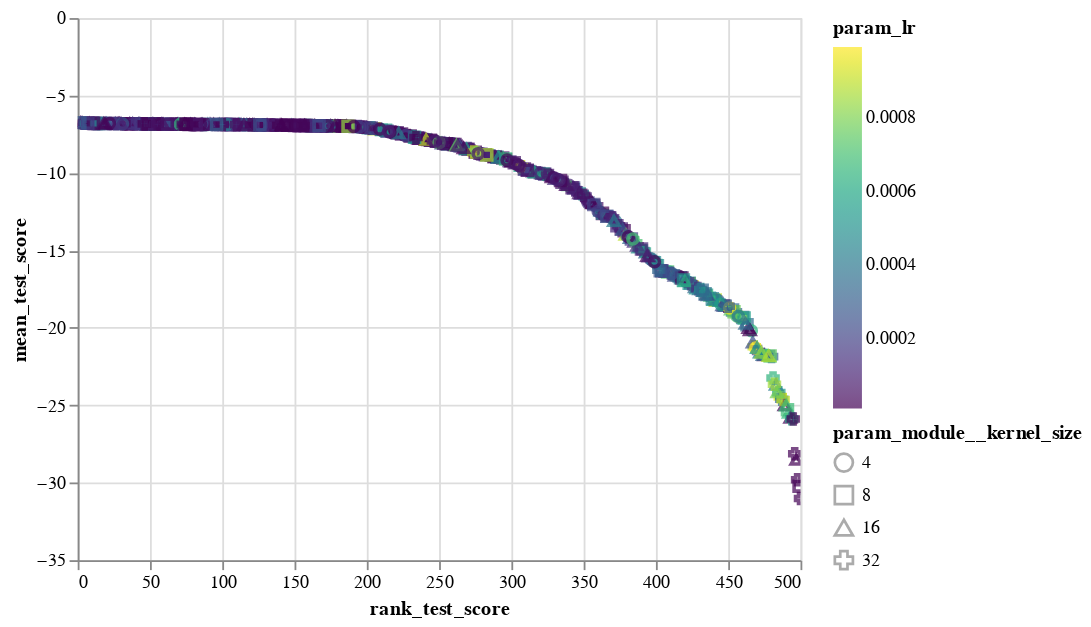

Source (notebook cell):
### Code cell
alt.Chart(sm_res_df).mark_point().encode(
    x='rank_test_score:Q',
    y='mean_test_score:Q',
    color=alt.Color('param_lr:Q',scale=alt.Scale(scheme='viridis')),
#     column='param_module__num_filters:N',
#     detail='model_desc:N',
    shape="param_module__kernel_size:N"
    
).interactive()

### Figure 1 — Vega-Lite specification as saved in the notebook (floating-point values rounded to 4 significant figures; data arrays with more than 128 entries replaced by an {"elided": "..."} marker saying what was removed)
{"config": {"view": {"continuousWidth": 400, "continuousHeight": 300}}, "data": {"name": "data-47d73837ba74ad4c797aa5bfa4ed3f95"}, "mark": "point", "encoding": {"color": {"type": "quantitative", "field": "param_lr", "scale": {"scheme": "viridis"}}, "shape": {"type": "nominal", "field": "param_module__kernel_size"}, "x": {"type": "quantitative", "field": "rank_test_score"}, "y": {"type": "quantitative", "field": "mean_test_score"}}, "selection": {"selector026": {"type": "interval", "bind": "scales", "encodings": ["x", "y"]}}, "$schema": "https://vega.github.io/schema/vega-lite/v4.8.1.json", "datasets": {"data-47d73837ba74ad4c797aa5bfa4ed3f95": {"elided": "500 records"}}}
